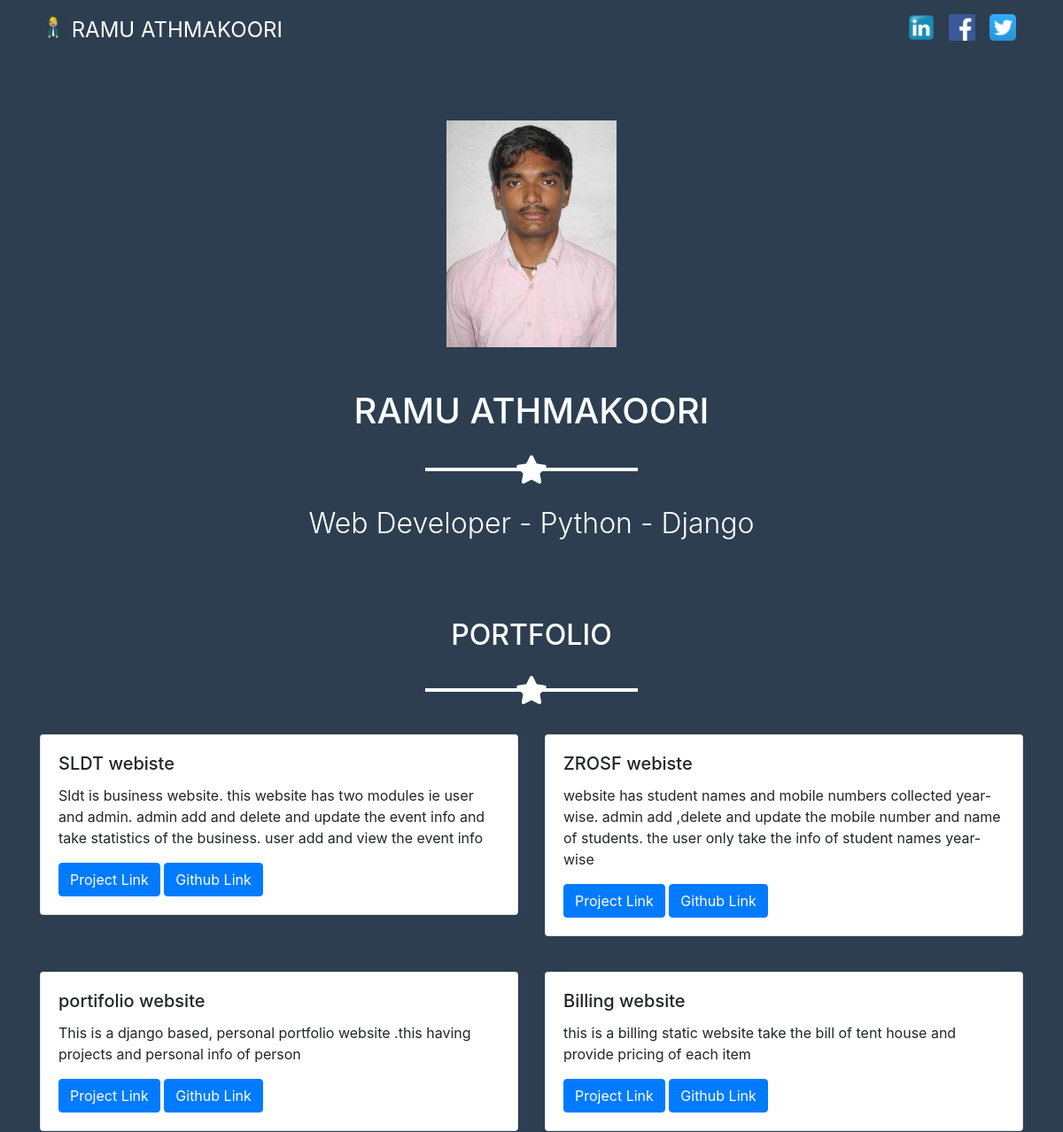
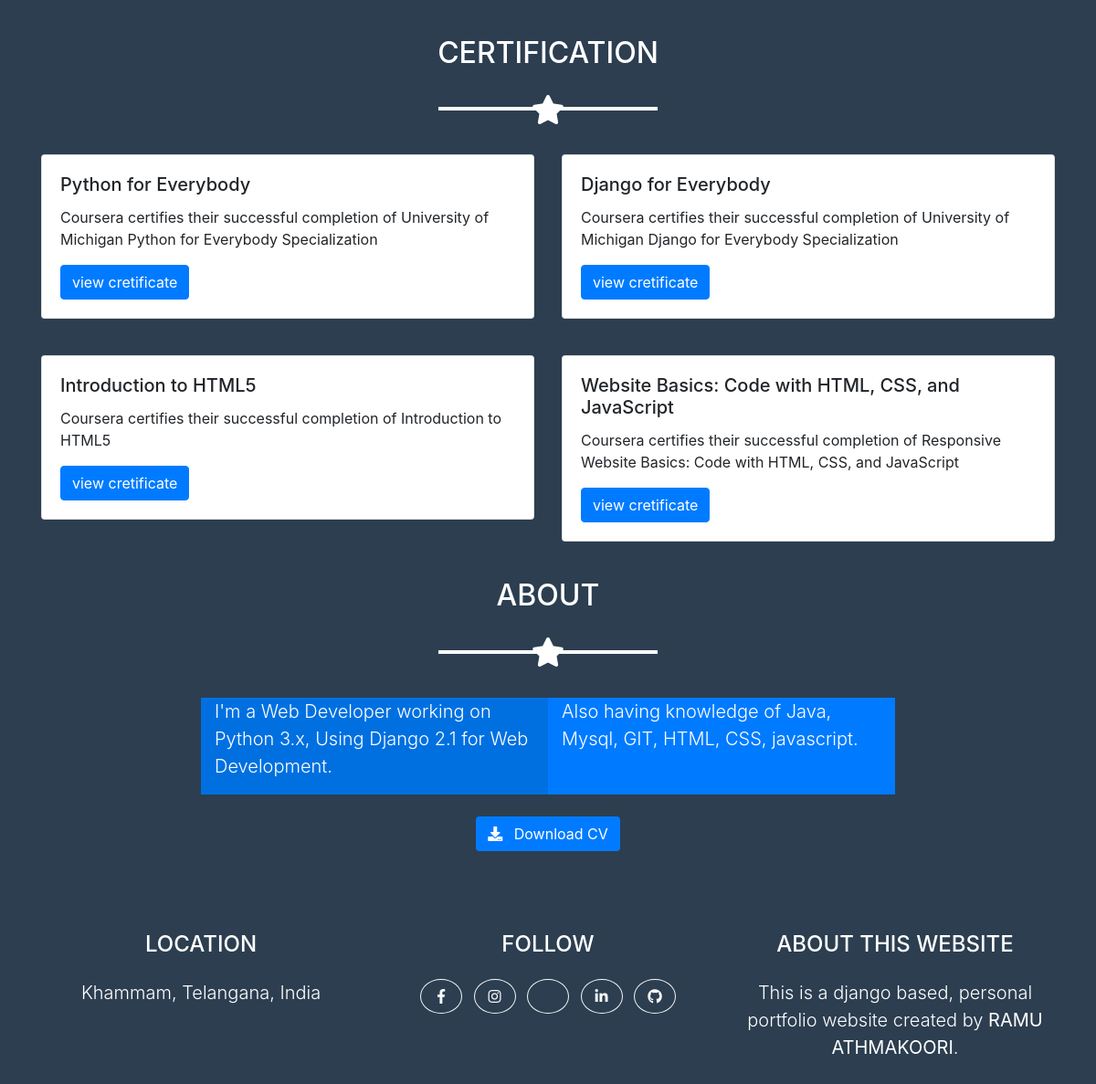
The page / on the database its author committed (2 pictures, top to bottom).
### ram/models.py (models this page shows, shortened)
class project(models.Model):
    name =models.CharField(max_length=200)
    des =models.CharField(max_length=200)
    link=models.URLField()
    gitlink=models.URLField()
    name1 =models.CharField(max_length=200)
    des1 =models.CharField(max_length=200)
    link1=models.URLField()
    gitlink1=models.URLField()

class certificate(models.Model):
    name =models.CharField(max_length=200)
    des =models.CharField(max_length=200)
    link=models.URLField()
    name1 =models.CharField(max_length=200)
    des1 =models.CharField(max_length=200)
    link1=models.URLField()

### ram/views.py (the view)
# urls.py: path('',views.display,name='display'),
def display(request):
    p = project.objects.all()
    c = certificate.objects.all()
    return render(request,'portfolio.html',{'p':p,'c':c})

### ram/templates/portfolio.html (shortened to what this page needs)
{% extends 'base.html' %}
{% block content %}
	<header class="masthead text-white text-center">
	  <div class="container">
		<img class="img-fluid mb-5 d-block mx-auto" src="static/mypf/img/PHO1.png" alt="">
		<h1 class="text-uppercase mb-0">Ramu Athmakoori</h1>
		<hr class="star-light">
		<h2 class="font-weight-light mb-0">Web Developer - Python - Django</h2>
	  </div>
	</header>
	<section class="portfolio margin" id="portfolio">
        <div class="container">
            <h2 class="text-center text-uppercase text-white mb-0">Portfolio</h2>
			<hr class="star-light mb-5 text-white">
			{% for p1 in p %}<div class="margin"></div>
			<div class="row">
			  <div class="col-sm-6">
				<div class="card">
				  <div class="card-body">
					<h5 class="card-title">{{p1.name}} </h5>
					<p class="card-text">{{p1.des}}</p>
					<a href="javascript:window.open('{{p1.link}}','mypopuptitle','width=1000,height=800')" class="btn btn-primary"> Project Link</a>
					<a href="javascript:window.open('{{p1.gitlink}}','mypopuptitle','width=1000,height=800')" class="btn btn-primary">Github Link</a>
				  </div>
				</div>
			  </div>
			  <div class="col-sm-6">
				<div class="card">
				  <div class="card-body">
					<h5 class="card-title">{{p1.name1}} </h5>
					<p class="card-text">{{p1.des1}}</p>
					<a href="javascript:window.open('{{p1.link1}}','mypopuptitle','width=1000,height=800')" class="btn btn-primary"> Project Link</a>
					<a href="javascript:window.open('{{p1.gitlink1}}','mypopuptitle','width=1000,height=800')" class="btn btn-primary">Github Link</a>
				  </div>
				</div>
			  </div>
			</div>
			{% endfor %}
		</div>
	</section>
	<section class="portfolio margin" id="portfolio">
        <div class="container">
            <h2 class="text-center text-uppercase text-white mb-0">Certification</h2>
			<hr class="star-light mb-5 text-white">
			{% for c1 in c %}<div class="margin"></div>
			<div class="row">
			  <div class="col-sm-6">
				<div class="card">
				  <div class="card-body">
					<h5 class="card-title">{{c1.name}} </h5>
					<p class="card-text">{{c1.des}}</p>
					<a href="javascript:window.open('{{c1.link}}','mypopuptitle','width=1000,height=800')" class="btn btn-primary"> view cretificate</a>
				  </div>
				</div>
			  </div>
			  <div class="col-sm-6">
				<div class="card">
				  <div class="card-body">
					<h5 class="card-title">{{c1.name1}} </h5>
					<p class="card-text">{{c1.des1}}</p>
					<a href="javascript:window.open('{{c1.link1}}','mypopuptitle','width=1000,height=800')" class="btn btn-primary">view cretificate</a>
				  </div>
				</div>
			  </div>
			</div>
			{% endfor %}
		</div>
	</section>
	<section class="text-white mb-0 margin" id="about">
	  <div class="container">
		<h2 class="text-center text-uppercase text-white">About</h2>
		<hr class="star-light mb-5">
		<div class="row">
		  <div class="col-lg-4 ml-auto about-1">
			<p class="lead">I'm a Web Developer working on Python 3.x, Using Django 2.1 for Web Development.</p>
		  </div>
		  <div class="col-lg-4 mr-auto about-2">
			<p class="lead">Also having knowledge of  Java, Mysql, GIT, HTML, CSS, javascript.  </p>
		  </div>
		</div>
		<div class="text-center mt-4">
		  <a class="btn btn-xl btn-cv" href="/static/mypf/files/resume.pdf" download>
			<i class="fas fa-download mr-2"></i>
			Download CV
		  </a>
		</div>
	  </div>
	</section>
{% endblock %}

### ram/templates/base.html (shortened to what this page needs)
{% load static %}
<!DOCTYPE html>
<html lang="en">
<head>
    <link href="{% static 'mypf/bootstrap-4/css/bootstrap.min.css' %}" rel="stylesheet">
    <link rel="stylesheet" href="{% static 'mypf/css/styles.css' %}">
    <link rel="stylesheet" href="https://use.fontawesome.com/releases/v5.5.0/css/all.css">
</head>
<body>
    {% include 'navbar.html' %}
    {% block content %}
    {% endblock %}
    {% include 'footer.html' %}
</body>
</html>

### ram/templates/navbar.html (shortened to what this page needs)
{% load static %}
<nav class="navbar navbar-expand-md navbar-dark">
    <div class="container">
        <a class="navbar-brand" href="{% url 'display' %}">
            <img src="{% static 'mypf/img/profile.png' %}" width="30" height="30" class="d-inline-block align-top" alt="">
            <span class="home-brand">RAMU ATHMAKOORI</span>
        </a>
        <div class="collapse navbar-collapse" id="navbarToggler">
            <ul class="navbar-nav">
                <li class="nav-item">
                    <a class="nav-link" href="https://www.linkedin.com/in/ram508/">
                        <img src="{% static 'mypf/img/linkedin.png' %}" width="30" height="30" class="d-inline-block align-top" alt="">
                    </a>
                </li>
                <li class="nav-item">
                    <a class="nav-link" href="https://www.facebook.com/ram508">
                        <img src="{% static 'mypf/img/fb-logo.png' %}" width="30" height="30" class="d-inline-block align-top" alt="">
                    </a>
                </li>
                <li class="nav-item">
                    <a class="nav-link" href="https://twitter.com/imRAM45">
                        <img src="{% static 'mypf/img/twitter-logo.png' %}" width="30" height="30" class="d-inline-block align-top" alt="">
                    </a>
                </li>
            </ul>
        </div>
    </div>
</nav>

### ram/templates/footer.html
	<footer class="footer text-center margin">
	  <div class="container">
		<div class="row">
		  <div class="col-md-4 mb-5 mb-lg-0">
			<h4 class="text-uppercase mb-4">Location</h4>
			<p class="lead mb-0">Khammam, Telangana, India
			  <br></p>
		  </div>
		  <div class="col-md-4 mb-5 mb-lg-0">
			<h4 class="text-uppercase mb-4">Follow</h4>
			<ul class="list-inline mb-0">
			  <li class="list-inline-item">
				<a class="btn btn-outline-light btn-social text-center rounded-circle" href="https://www.facebook.com/ram508">
				  <i class="fab fa-fw fa-facebook-f"></i>
				</a>
			  </li>
			  <li class="list-inline-item">
				<a class="btn btn-outline-light btn-social text-center rounded-circle" href="https://www.instagram.com/imram45/">
				  <i class="fab fa-fw fa-instagram"></i>
				</a>
			  </li>
			  <li class="list-inline-item">
				<a class="btn btn-outline-light btn-social text-center rounded-circle" href="ramuathmakoori@gmail.com">
				  <i class="fab fa-fw fa-envelope"></i>
				</a>
			  </li>
			  <li class="list-inline-item">
				<a class="btn btn-outline-light btn-social text-center rounded-circle" href="https://www.linkedin.com/in/ram508/">
				  <i class="fab fa-fw fa-linkedin-in"></i>
				</a>
			  </li>
			  <li class="list-inline-item">
				<a class="btn btn-outline-light btn-social text-center rounded-circle" href="https://github.com/RAMUATHMAKOORI">
				  <i class="fab fa-fw fa-github"></i>
				</a>
			  </li>
			</ul>
		  </div>
		  <div class="col-md-4">
			<h4 class="text-uppercase mb-4">About This Website</h4>
			<p class="lead mb-0">This is a django based, personal portfolio website created by
				<b>RAMU ATHMAKOORI</b>.</p>
		  </div>
		</div>
	  </div>
	</footer>

### ram/static/mypf/css/styles.css (style rules this page uses)
body { background-color:#2c3e50; background-repeat:no-repeat; -webkit-background-size: cover; -moz-background-size: cover; -o-background-size: cover; background-size: cover; }
.margin { margin-top: 40px; }
.home-brand { font-size: 1.5rem; text-transform: uppercase; }
.nav-item { font-size: 1.5rem; text-transform: uppercase; }
header.masthead { padding-top: calc(3rem + 10px); padding-bottom: 3rem; }
hr.star-dark, hr.star-light { max-width: 15rem; padding: 0; text-align: center; border: none; border-top: solid .25rem; margin-top: 2.5rem; margin-bottom: 2.5rem; margin-left: auto; margin-right: auto; }
hr.star-dark:after, hr.star-light:after { position: relative; top: -.8em; display: inline-block; padding: 0 .25em; content: '\f005'; font-family: "Font Awesome 5 Free"; font-weight: 900; font-size: 2em; }
.about-1 { background-color:#0070e1; }
.about-2 { background-color:#007bff; }
.btn-cv { background-color: #007bff; color: #fff; }
.footer { padding-top: 3rem; padding-bottom: 3rem; color: #fff; }
@media (min-width: 992px) { header.masthead { padding-top: calc(3rem + 20px); padding-bottom: 3rem; } }

### rows shown on the page
project: name "SLDT webiste", des "Sldt is business website. this website has two modules ie user and admin. admin add and delete and update the event info and take statistics of the business. user add and view the event info", name1 "ZROSF webiste", des1 "website has student names and mobile numbers collected year-wise. admin add ,delete and update the mobile number and name of students. the user only take the info of student names year-wise"
project: name "portifolio website", des "This is a django based, personal portfolio website .this having projects and personal info of person", name1 "Billing website", des1 "this is a billing static website take the bill of tent house and provide pricing of each item"
certificate: name "Python for Everybody", des "Coursera certifies their successful completion of University of Michigan Python for Everybody Specialization", name1 "Django for Everybody", des1 "Coursera certifies their successful completion of University of Michigan Django for Everybody Specialization"
certificate: name "Introduction to HTML5", des "Coursera certifies their successful completion of Introduction to HTML5", name1 "Website Basics: Code with HTML, CSS, and JavaScript", des1 "Coursera certifies their successful completion of Responsive Website Basics: Code with HTML, CSS, and JavaScript"
